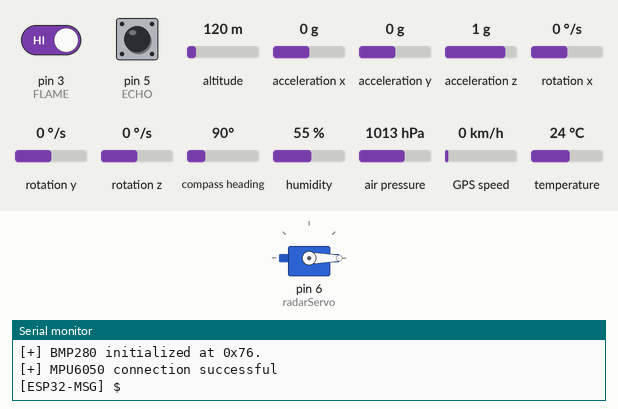
Simulated run of this sketch. Board: Arduino Uno, built with avr-gcc and run on an emulated ATmega328P. On the bench: servo, the last lines printed to the serial monitor. Inputs (shaded band) come from the test bench; at power-on: pin 5 (ECHO) LOW, pin 3 (FLAME) HIGH, altitude 120 m, acceleration x 0 g, acceleration y 0 g, acceleration z 1 g, rotation x 0 °/s, rotation y 0 °/s, rotation z 0 °/s, compass heading 90°, humidity 55 %, air pressure 1013 hPa, GPS speed 0 km/h, temperature 24 °C. The GPS gets a fix after 3 s at 37.7749, -122.4194 with 8 satellites.

Above: at 1.2 s.
1.3 s: pin 5 (ECHO) pulsed HIGH 5 times (0.12 s each, 0.3 s apart)
At 3.6 s:
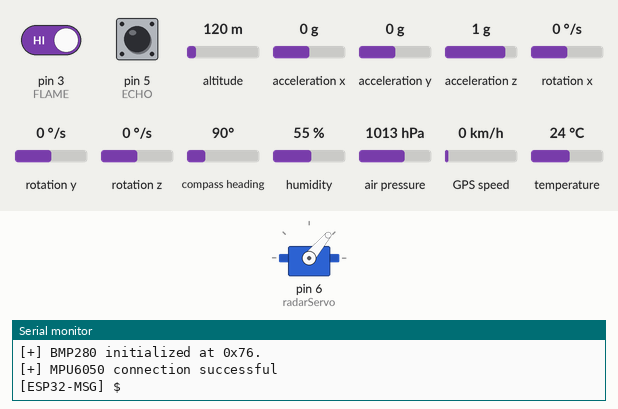
4.8 s: pin 3 (FLAME) driven LOW
At 11.3 s:
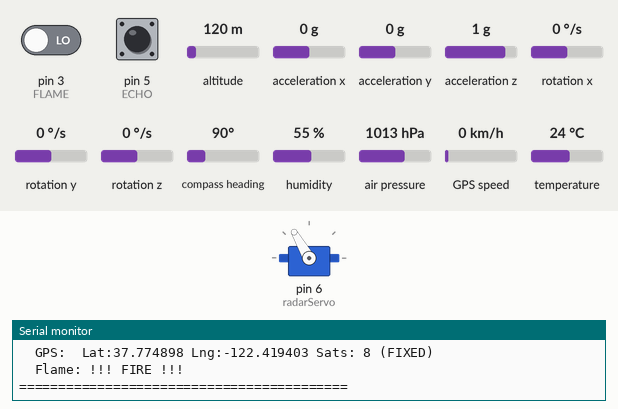
18.4 s: pin 3 (FLAME) driven HIGH
At 21.2 s:
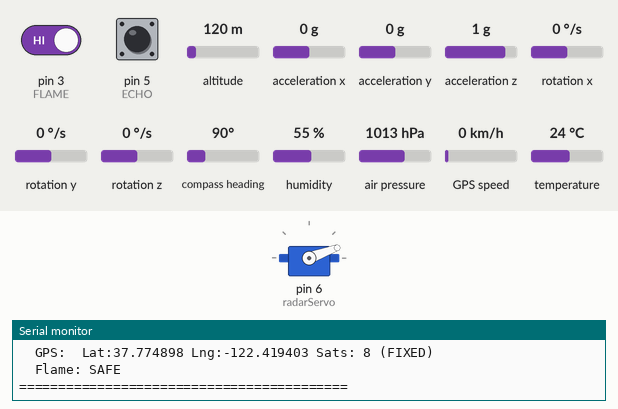
Timing chart, 0 to 28.3 s (numbered marks = the images above; inputs shaded):
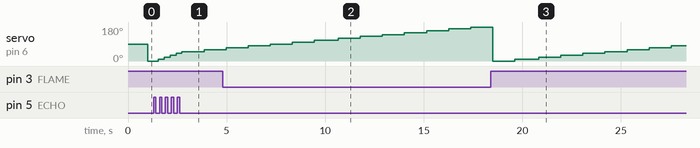

The sketch:

arduinocode.ino
```cpp
#include <Wire.h>
#include <Servo.h>
#include <DHT.h>
#include <Adafruit_BMP280.h>
#include <MPU6050.h>
#include <TinyGPS++.h>
#include <SoftwareSerial.h>

#define DHTPIN 2
#define DHTTYPE DHT22
#define TRIG 4
#define ECHO 5
#define FLAME 3

Servo radarServo;
DHT dht(DHTPIN, DHTTYPE);
Adafruit_BMP280 bmp;
MPU6050 mpu;

SoftwareSerial gpsSerial(8,9);
TinyGPSPlus gps;
SoftwareSerial espSerial(10,11); // RX, TX for ESP32

long duration;
int distance;
int angle=0;
unsigned long lastPrintTime = 0;
const unsigned long printInterval = 10000; // 10 seconds

void setup()
{
Serial.begin(115200);

  dht.begin();
  Wire.begin();

  Serial.println("[BMP280] Initialization...");
  if (!bmp.begin(0x76)) {
    if (!bmp.begin(0x77)) {
      Serial.println("[-] Could not find a valid BMP280 sensor at 0x76 or 0x77, check wiring!");
    } else {
      Serial.println("[+] BMP280 initialized at 0x77.");
    }
  } else {
    Serial.println("[+] BMP280 initialized at 0x76.");
  }
  mpu.initialize();
  if (!mpu.testConnection()) {
    Serial.println("[-] MPU6050 connection failed");
  } else {
    Serial.println("[+] MPU6050 connection successful");
  }

pinMode(FLAME,INPUT);

  gpsSerial.begin(9600);
  espSerial.begin(9600);

  gpsSerial.listen(); // Start by listening to GPS

  radarServo.attach(6);
}

void loop()
{

  // Pass-through: If ESP32 sends something (like its IP), print it to Serial Monitor
  espSerial.listen();
  while (espSerial.available()) {
    String fromESP = espSerial.readStringUntil('\n');
    fromESP.trim();
    if (fromESP.length() > 0) {
      Serial.println("[ESP32-MSG] " + fromESP);
    }
  }

// RADAR
radarServo.write(angle);

digitalWrite(TRIG,LOW);
delayMicroseconds(2);

digitalWrite(TRIG,HIGH);
delayMicroseconds(10);
digitalWrite(TRIG,LOW);

duration=pulseIn(ECHO,HIGH);
distance=duration*0.034/2;

angle+=10;
if(angle>180) angle=0;


// DHT
float temp=dht.readTemperature();
float hum=dht.readHumidity();

// BMP280
float pressure=bmp.readPressure()/100;
float altitude=bmp.readAltitude(1013.25);

// MPU6050
int16_t ax,ay,az,gx,gy,gz;
mpu.getMotion6(&ax,&ay,&az,&gx,&gy,&gz);

// GPS Reading Window
gpsSerial.listen();
unsigned long startGPS = millis();
while (millis() - startGPS < 100) { // Give GPS 100ms to send data each loop
  while (gpsSerial.available() > 0) {
    gps.encode(gpsSerial.read());
  }
}

double lat = gps.location.isValid() ? gps.location.lat() : 0.000000;
double lng = gps.location.isValid() ? gps.location.lng() : 0.000000;
bool gpsFix = gps.location.isValid();
int satellites = gps.satellites.value();

// FLAME
int flame=digitalRead(FLAME);

  // Send Data to ESP32 every 1 minute
  if (millis() - lastPrintTime >= printInterval) {
    // Handle NaN for all floats
    float sTemp = isnan(temp) ? 0.0 : temp;
    float sHum = isnan(hum) ? 0.0 : hum;
    float sPres = isnan(pressure) ? 0.0 : pressure;
    float sAlt = isnan(altitude) ? 0.0 : altitude;

    // Build packet string for atomic transmission
    String packet = String(sTemp) + "," + String(sHum) + "," + String(distance) + "," +
                    String(angle) + "," + String(sPres) + "," + String(sAlt) + "," +
                    String(ax) + "," + String(ay) + "," + String(az) + "," +
                    String(lat, 6) + "," + String(lng, 6) + "," + String(flame);

    // Send to ESP32
    espSerial.listen();
    espSerial.println(packet);

    // Print all sensor data to Serial Monitor for local debugging
    Serial.println("==========================================");
    Serial.println("[LOCAL] Data sent to ESP32:");
    Serial.print("  Temp: "); Serial.print(sTemp); Serial.println(" C");
    Serial.print("  Hum:  "); Serial.print(sHum); Serial.println(" %");
    Serial.print("  Dist: "); Serial.print(distance); Serial.print(" cm @ "); Serial.print(angle); Serial.println(" deg");
    Serial.print("  Pres: "); Serial.print(pressure); Serial.print(" hPa | Alt: "); Serial.print(altitude); Serial.println(" m");
    Serial.print("  Accel: X:"); Serial.print(ax); Serial.print(" Y:"); Serial.print(ay); Serial.print(" Z:"); Serial.println(az);
    Serial.print("  GPS:  Lat:"); Serial.print(lat, 6); Serial.print(" Lng:"); Serial.print(lng, 6);
    Serial.print(" Sats: "); Serial.print(satellites);
    if (!gpsFix) Serial.println(" (NO FIX)"); else Serial.println(" (FIXED)");
    Serial.print("  Flame: "); Serial.println(flame == 0 ? "!!! FIRE !!!" : "SAFE");
    Serial.println("==========================================");

    lastPrintTime = millis();
  }

  delay(10); // Small stability delay
}
```
